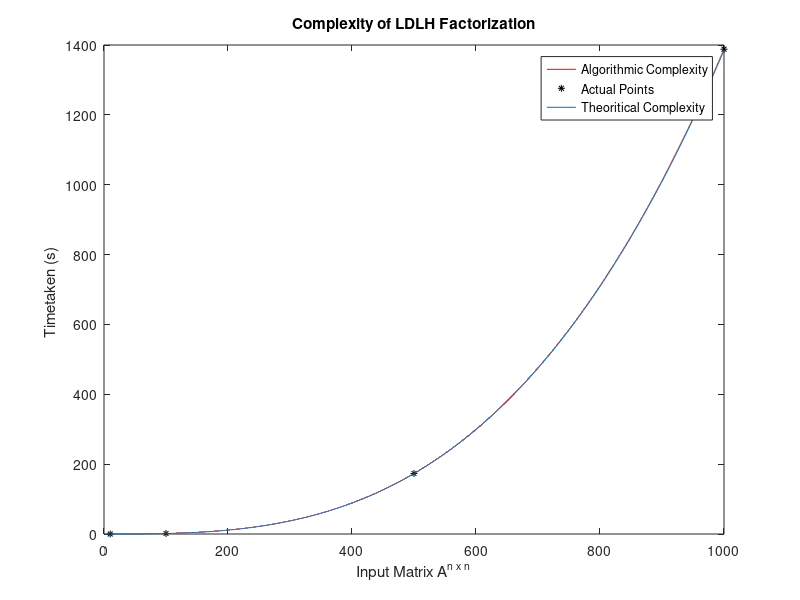

Write the MATLAB code that produced this figure.
clear; close all; clc;
tarr = [0.0035685425106160;1.56746074271622;173.413785821126;1388.00895329618];
n = [10;100;500;1000];

data = polyfit(n, tarr, 3);
minDim = min(n);
maxDim = max(n);
datax = [minDim: (maxDim-minDim)/100000:maxDim];
datay = polyval(data, datax);
plot(datax,datay, 'r');
hold on

plot(n, tarr, 'k*', 'MarkerSize', 5);

n = 1:1000;
f = 2*(n.^3)/3;
f = f*(2078e-9);

plot(n, f);
title('Complexity of LDLH Factorization');
xlabel('Input Matrix A^{n x n}');
ylabel('Timetaken (s) ');
legend('Algorithmic Complexity', 'Actual Points ', 'Theoritical Complexity');